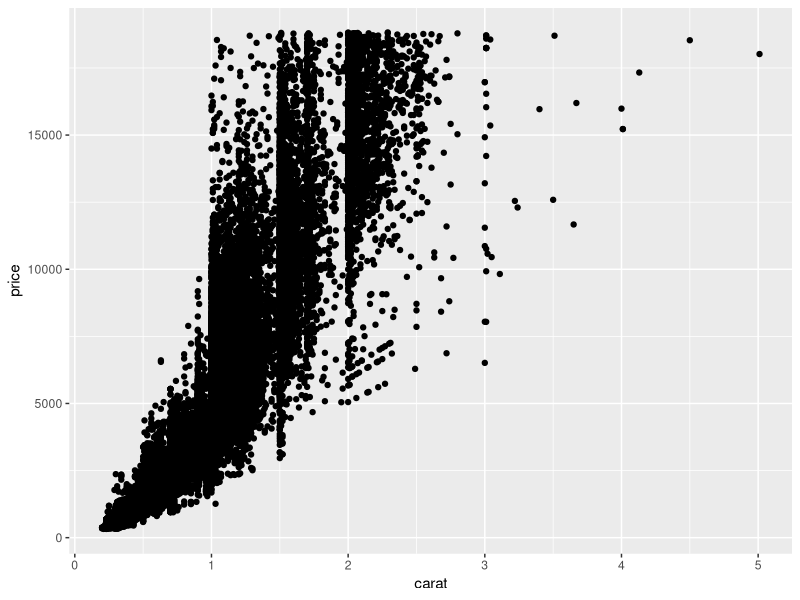
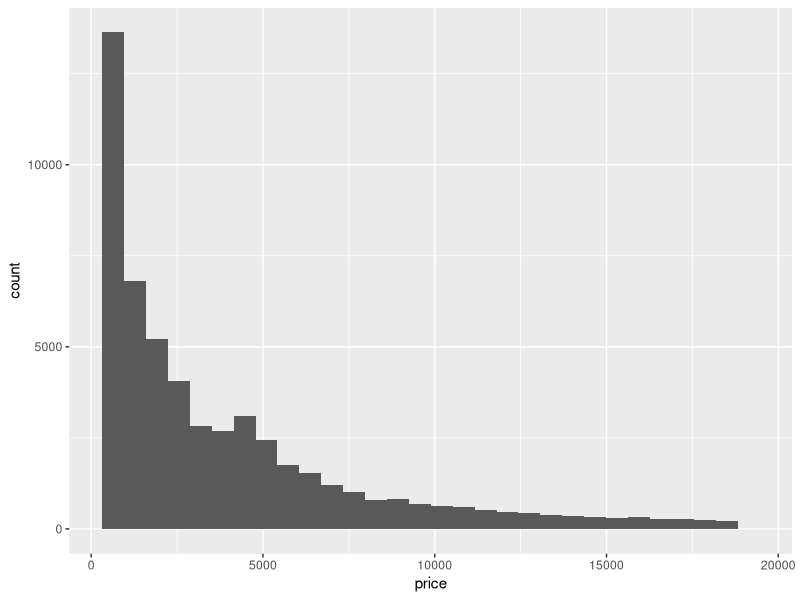
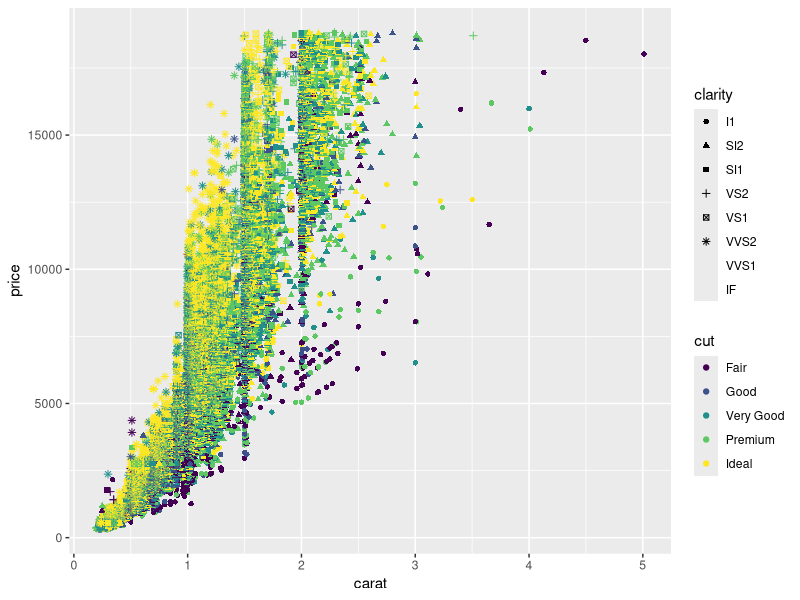
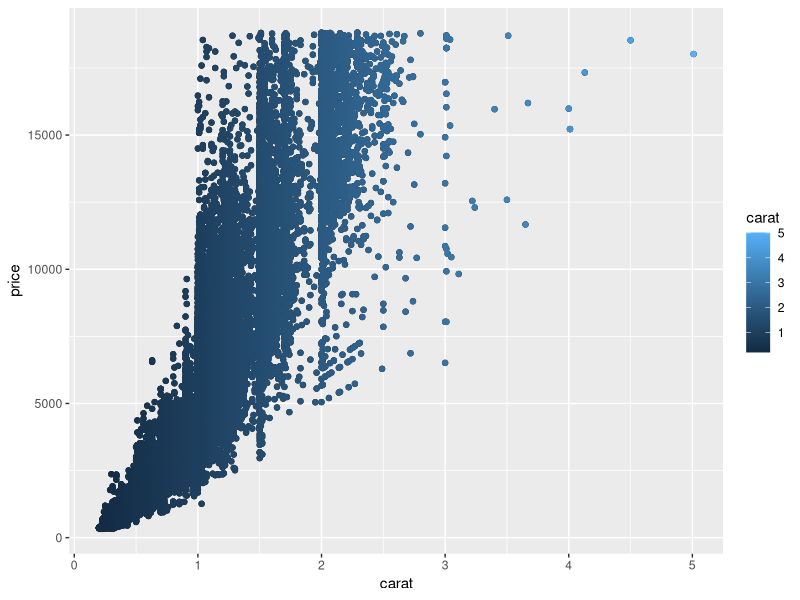
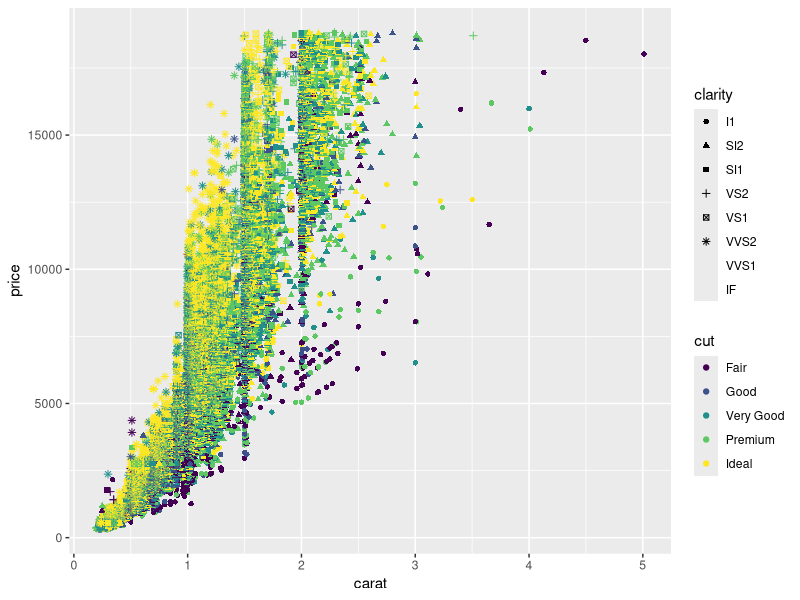
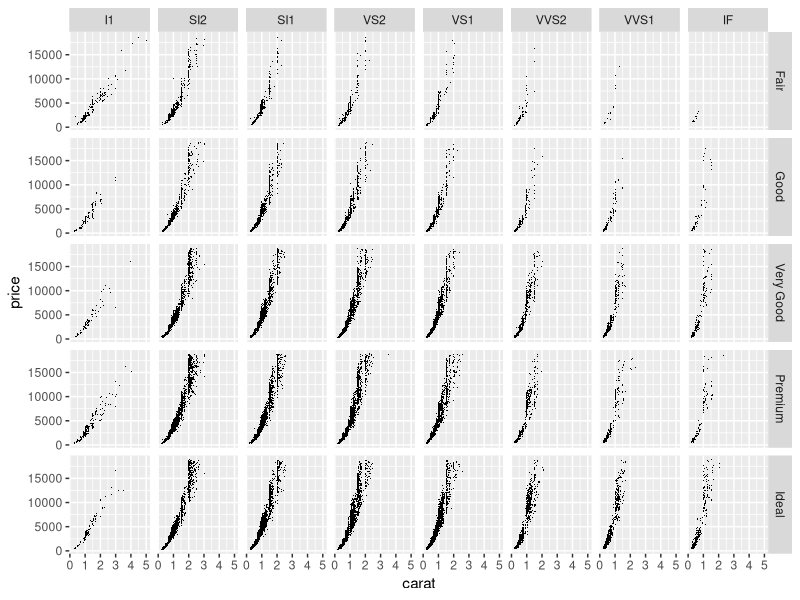
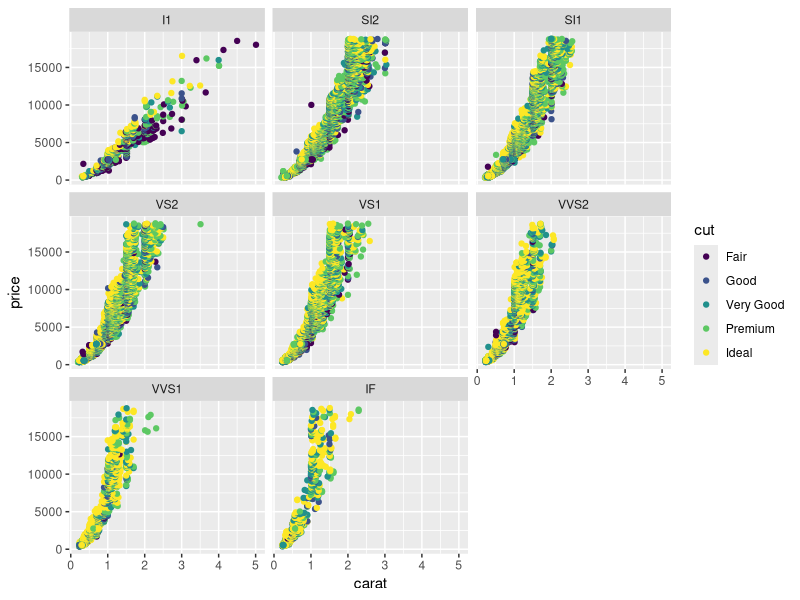

R code for these plots, in order:
## ---- chunk 1
library(tidyverse)
library(ggthemes) # allows you to add new color themes
## ---- chunk 2
head(diamonds)
ggplot(diamonds, aes(x = carat, y = price)) +
  geom_point()
## ---- chunk 3
ggplot(diamonds, aes(x = price)) +
  geom_histogram()
## ---- chunk 4
ggplot(diamonds, aes(x = carat, y = price, shape = clarity, color = cut)) +
  geom_point()
## ---- chunk 5
p <- ggplot(diamonds, aes(x = carat, y = price)) # first you set the aesthetic and dataset

p <- p + geom_point() # then you add geoms

p <- p + geom_point(aes(colour = carat)) # and you can keep doing this to add layers to the plot

p
## ---- chunk 6
## Your code here
## ---- chunk 7
ggplot(
  diamonds,
  aes(
    x = carat, y = price,
    shape = clarity, color = cut
  )
) +
  geom_point()
## ---- chunk 8
## YOUR CODE HERE
## ---- chunk 9

## ---- chunk 10
ggplot(diamonds, aes(x = carat, y = price)) +
  geom_point(shape = ".") +
  facet_grid(cut ~ clarity) 
## ADD TO THIS PLOT WITH YOUR CODE HERE
## ---- chunk 11

## ---- chunk 12
ggplot(diamonds, aes(
  x = carat, y = price,
  col = cut
)) +
  geom_point() +
  facet_wrap(~clarity)
## ---- chunk 13
## YOUR CODE HERE -- no "correct" answer, just play around with making it look better

# Change facets, transparency, fix axis labels, etc.
